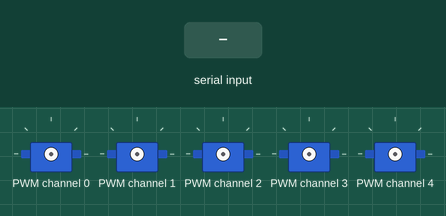
Simulated run of this program. Board: Raspberry Pi (BCM pin numbers). Parts: 5 × servo. The inputs (shaded band) are chosen by the test bench. What the program prints to the terminal is not drawn.

Above: at 1.2 s.
1.3 s: "q" typed at the terminal, then Enter
2.8 s: "ok" typed at the terminal, then Enter
4.3 s: "s" typed at the terminal, then Enter
5.8 s: "skip" typed at the terminal, then Enter
7.3 s: "5" typed at the terminal, then Enter
At 8.0 s:
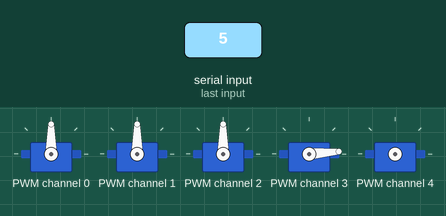
8.8 s: "ok" typed at the terminal, then Enter
Timing chart, 0 to 11.3 s (numbered marks = the images above; inputs shaded):
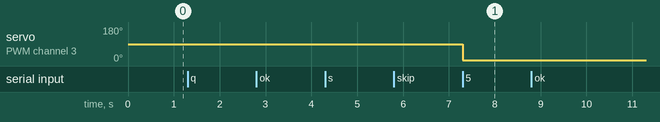

The program:

find_neutrals.py
```python
"""
find_neutrals.py
================
Her bacagin hip ve knee servosu icin "stand pose" notr aci bulma rutini.

NE YAPAR:
    Her 8 servoyu sirayla acar, sen "+" / "-" tuslariyla bacak
    DIK ve DENGELI duruncaya kadar ayarlarsin. Buldugun degerleri
    config.py'deki SERVO_CENTER'a kopyalayabilirsin.

KULLANIM:
    1. Robot bir destege yaslanmis veya askida olsun (yere temas etmesin)
    2. python find_neutrals.py
    3. Her servo icin:
        - Servo SERVO_CENTER'daki mevcut degere gider
        - Sen tuslarla ayarlarsin:
            + veya =   -> +1 derece
            -          -> -1 derece
            ++         -> +5 derece
            --         -> -5 derece
            ok / Enter -> bu deger kabul, sonraki servoya gec
            skip       -> bu servoyu atla, eskisi kalsin
            q          -> cikis, buraya kadar bulduklarini yazdir

ONERILEN BASLANGIC POZISYONU (stand pose):
    HIP servo  : bacak dik asagi baksin (femur dikine inde)
    KNEE servo : tibia femure 90 derecede olsun (klasik stand)

CIKTI:
    Tum servolar gezildikten sonra ekrana config.py icin yapistirilacak
    format'ta SERVO_CENTER bloku basilir.
"""

import sys

import config
from adafruit_servokit import ServoKit


def main():
    print("=" * 70)
    print(" SERVO NOTR BULMA")
    print("=" * 70)
    print()
    print(" Her servo icin tuslar:")
    print("   +  =>  +1 derece")
    print("   ++ =>  +5 derece")
    print("   -  =>  -1 derece")
    print("   -- =>  -5 derece")
    print("   <sayi>  =>  o aciya direkt git (orn: 95)")
    print("   ok  veya Enter  =>  bu deger kabul, sonraki servoya gec")
    print("   skip => bu servoyu atla")
    print("   q   =>  cikis, buraya kadarini bas")
    print()
    print(" ROBOT ASKIDA OLSUN. Bacaklar yere basmasin.")
    print("=" * 70)
    print()

    input("Hazirsan Enter'a bas... ")

    # PCA9685
    try:
        kit = ServoKit(channels=16, address=config.PCA9685_I2C_ADDRESS)
    except Exception as exc:
        print(f"HATA: PCA9685 baglantisi: {exc}")
        return 1

    # Servo kanallarini hazirla
    for leg in range(config.NUM_LEGS):
        for joint in range(config.NUM_JOINTS):
            ch = config.SERVO_CHANNELS[leg][joint]
            kit.servo[ch].set_pulse_width_range(
                config.SERVO_PULSE_MIN_US,
                config.SERVO_PULSE_MAX_US,
            )
            kit.servo[ch].actuation_range = int(config.SERVO_RANGE_DEG)

    # Mevcut SERVO_CENTER degerlerinden basla
    found = {}
    for leg in range(config.NUM_LEGS):
        found[leg] = {}
        for joint in range(config.NUM_JOINTS):
            found[leg][joint] = config.SERVO_CENTER[leg][joint]

    # Her bacak/eklem icin tek tek
    leg_order = [config.LEG_RF, config.LEG_RH, config.LEG_LH, config.LEG_LF]
    joint_order = [config.JOINT_HIP, config.JOINT_KNEE]

    quit_requested = False

    for leg in leg_order:
        if quit_requested:
            break
        for joint in joint_order:
            if quit_requested:
                break

            leg_name = config.LEG_NAMES[leg]
            joint_name = "HIP" if joint == config.JOINT_HIP else "KNEE"
            channel = config.SERVO_CHANNELS[leg][joint]
            angle = found[leg][joint]

            print()
            print("=" * 70)
            print(f"  Sira: {leg_name}-{joint_name}  (kanal {channel})")
            print(f"  Baslangic aci: {angle:.1f} derece")
            print("=" * 70)

            # Servoyu mevcut acya getir
            kit.servo[channel].angle = clamp(angle, 0.0, 180.0)
            print(f"  Servo {angle:.1f} dereceye gitti.")
            print()
            if joint == config.JOINT_HIP:
                print("  HEDEF: femur (ust bacak) govdeden dik asagi baksin")
            else:
                print("  HEDEF: tibia (alt bacak) femure 90 derecede,")
                print("         ayak ucu dogrudan altta olsun")
            print()

            while True:
                try:
                    cmd = input(f"  [{leg_name}-{joint_name} @ {angle:.1f}] > ").strip().lower()
                except (EOFError, KeyboardInterrupt):
                    quit_requested = True
                    break

                if cmd in ("q", "quit"):
                    quit_requested = True
                    break

                if cmd in ("ok", "", "n", "next"):
                    found[leg][joint] = angle
                    print(f"  ✓ {leg_name}-{joint_name} = {angle:.1f} kaydedildi")
                    break

                if cmd in ("skip", "s"):
                    print(f"  → {leg_name}-{joint_name} atlandi, eski deger: {found[leg][joint]:.1f}")
                    break

                # Delta komutlari
                if cmd == "+" or cmd == "=":
                    angle = clamp(angle + 1.0, 0.0, 180.0)
                elif cmd == "-":
                    angle = clamp(angle - 1.0, 0.0, 180.0)
                elif cmd == "++":
                    angle = clamp(angle + 5.0, 0.0, 180.0)
                elif cmd == "--":
                    angle = clamp(angle - 5.0, 0.0, 180.0)
                else:
                    # Sayisal mutlak deger?
                    try:
                        new_angle = float(cmd)
                        angle = clamp(new_angle, 0.0, 180.0)
                    except ValueError:
                        print("  Komut anlasilmadi. + - ++ -- ok skip q veya sayi")
                        continue

                kit.servo[channel].angle = angle
                print(f"  → {angle:.1f} derece")

    # Cikti: config.py'ye yapistirilacak format
    print()
    print("=" * 70)
    print(" SONUCLAR")
    print("=" * 70)
    print()
    print("Bunu config.py'deki SERVO_CENTER blokunun yerine yapistir:")
    print()
    print("SERVO_CENTER = {")
    for leg in leg_order:
        leg_name = config.LEG_NAMES[leg]
        hip = found[leg][config.JOINT_HIP]
        knee = found[leg][config.JOINT_KNEE]
        print(f"    LEG_{leg_name}: {{JOINT_HIP: {hip:.1f}, JOINT_KNEE: {knee:.1f}}},  # {leg_name}")
    print("}")
    print()

    # Servolari serbest birak
    print("Servolar serbest birakiliyor...")
    for leg in range(config.NUM_LEGS):
        for joint in range(config.NUM_JOINTS):
            ch = config.SERVO_CHANNELS[leg][joint]
            try:
                kit.servo[ch].angle = None
            except Exception:
                pass

    print("Bitti.")
    return 0


def clamp(value, lower, upper):
    if value < lower:
        return lower
    if value > upper:
        return upper
    return value


if __name__ == "__main__":
    sys.exit(main())
```

config.py
```python
"""
config.py - BUYUK KOPEK (1.8x olcek)
=====================================
Borutay quadruped robot - merkezi konfigurasyon.
Tum sabitler burada, diger dosyalar bunu import eder.

BASKI %180 (1.8x) BUYUTULDU: tum mm degerleri eski config x 1.8.
Acilar ve IK matematigi AYNI (geometrik benzerlik - ucgen buyuyunce
acilari degismez). Sadece uzunluk/yukseklik/adim degerleri olceklendi.
"""

# =============================================================================
# BACAK GEOMETRISI (mm) - 1.8x olcek
# =============================================================================
# Eski STL olculeri x 1.8
FEMUR_LENGTH = 190.46       # ust bacak (eski 105.81 x 1.8)
TIBIA_LENGTH = 159.53       # alt bacak (eski  88.63 x 1.8)

# Govde geometrisi (mm) - 1.8x
BODY_LENGTH = 396.0         # on hip ile arka hip arasi (eski 220 x 1.8)
BODY_WIDTH = 198.0          # sol hip ile sag hip arasi (eski 110 x 1.8)
BODY_STAND_HEIGHT = 288.0   # ayak ucundan govde tabanina (eski 160 x 1.8)
BODY_IDLE_HEIGHT = 234.0    # cromelmis poz (eski 130 x 1.8)

# =============================================================================
# BACAK INDEKSLEME
# =============================================================================
LEG_RF = 0  # Right Front  (Sag On)
LEG_RH = 1  # Right Hind   (Sag Arka)
LEG_LH = 2  # Left Hind    (Sol Arka)
LEG_LF = 3  # Left Front   (Sol On)
NUM_LEGS = 4
LEG_NAMES = ["RF", "RH", "LH", "LF"]


def is_front_leg(leg):
    """Bacak on bacak mi?"""
    return leg == LEG_RF or leg == LEG_LF


def is_right_leg(leg):
    """Bacak sag bacak mi?"""
    return leg == LEG_RF or leg == LEG_RH


# =============================================================================
# EKLEM INDEKSLEME
# =============================================================================
JOINT_HIP = 0   # ust eklem (kalca)
JOINT_KNEE = 1  # alt eklem (diz)
NUM_JOINTS = 2  # her bacakta 2 servo (2-DOF)

# Eklem aci limitleri (derece) - IK hesabi icin
HIP_MIN_DEG = -65.0
HIP_MAX_DEG = +65.0
KNEE_MIN_DEG = -120.0
KNEE_MAX_DEG = +10.0

# =============================================================================
# SERVO CHANNEL MAPPING (PCA9685)
# =============================================================================
# Her bacagin (hip_channel, knee_channel) PCA9685 kanal numarasi.
SERVO_CHANNELS = {
    LEG_RF: (0, 1),   # Sag On  : hip=0, knee=1
    LEG_RH: (2, 3),   # Sag Arka: hip=2, knee=3
    LEG_LH: (4, 5),   # Sol Arka: hip=4, knee=5
    LEG_LF: (6, 7),   # Sol On  : hip=6, knee=7
}

# =============================================================================
# SERVO KALIBRASYON (her servo icin ayri ayarlanir)
# =============================================================================
# Mekanik nötr konumda servo'nun gerçek açi degeri (derece).
# 180-derece servo icin orta = 90. Horn'u 90'da takmadiysan burada ayarla.
#
# YENI BUYUK KOPEK MONTAJI: horn'lar yeni takiliyor. Once servo_kalibre.py
# ile 'all 90' yapip horn'lari stand pozisyonunda tak, sonra find_neutrals.py
# ile ince ayar yapip cikan degerleri buraya yapistir.
#
# Baslangic olarak hepsi 90 (yeni montaj icin notr). Kalibrasyon sonrasi
# guncellenecek.
SERVO_CENTER = {
    LEG_RF: {JOINT_HIP: 90.0, JOINT_KNEE: 90.0},
    LEG_RH: {JOINT_HIP: 90.0, JOINT_KNEE: 90.0},
    LEG_LH: {JOINT_HIP: 90.0, JOINT_KNEE: 90.0},
    LEG_LF: {JOINT_HIP: 90.0, JOINT_KNEE: 90.0},
}

# Servo donus yonu: +1 normal, -1 ters.
# Sol bacaklar genelde sag bacaklarin aynasi oldugu icin ters donmesi gerekir.
SERVO_DIRECTION = {
    LEG_RF: {JOINT_HIP: +1, JOINT_KNEE: +1},
    LEG_RH: {JOINT_HIP: +1, JOINT_KNEE: +1},
    LEG_LH: {JOINT_HIP: -1, JOINT_KNEE: -1},
    LEG_LF: {JOINT_HIP: -1, JOINT_KNEE: -1},
}

# Horn'u takarken olusan kucuk mekanik kayma icin offset (derece).
# Kalibrasyon sirasinda her bacak icin elle ayarlanir.
SERVO_OFFSET = {
    LEG_RF: {JOINT_HIP: 0.0, JOINT_KNEE: 0.0},
    LEG_RH: {JOINT_HIP: 0.0, JOINT_KNEE: 0.0},
    LEG_LH: {JOINT_HIP: 0.0, JOINT_KNEE: 0.0},
    LEG_LF: {JOINT_HIP: 0.0, JOINT_KNEE: 0.0},
}

# =============================================================================
# PCA9685 + SERVO PARAMETRELERI
# =============================================================================
# DS3235 standart hobby PWM: 500-2500 us pulse, 50 Hz frame.
PCA9685_I2C_ADDRESS = 0x40       # varsayilan adres
PCA9685_FREQ_HZ = 50              # servo refresh rate

SERVO_PULSE_MIN_US = 500          # bir uca karsilik gelir
SERVO_PULSE_MAX_US = 2500         # diger uca karsilik gelir
SERVO_RANGE_DEG = 180.0           # DS3235 180-derece versiyon

# Servo komut acisi guvenlik sinirlari (PCA9685'e gonderilen)
SERVO_MIN_ANGLE_DEG = 0.0
SERVO_MAX_ANGLE_DEG = 180.0

# =============================================================================
# KONTROL DONGUSU
# =============================================================================
CONTROL_LOOP_HZ = 50
CONTROL_LOOP_DT = 1.0 / CONTROL_LOOP_HZ  # = 0.02 s

# =============================================================================
# GAIT (YURUYUS) PARAMETRELERI - 1.8x olcek
# =============================================================================
GAIT_STEP_LENGTH_X = 108.0   # mm, bir adimda ayak ne kadar ileri-geri (eski 60 x 1.8)
GAIT_STEP_HEIGHT_Z = 72.0    # mm, swing sirasinda ayak ne kadar yukseliyor (eski 40 x 1.8)
GAIT_PERIOD_S = 0.9          # saniye, tam cycle suresi (eski 0.75 -> buyuk kutle
                             # icin biraz yavaslatildi; testte 0.8-1.1 dene)

# =============================================================================
# PID PARAMETRELERI (IMU gelince kullanilacak)
# =============================================================================
BALANCE_PITCH_KP = 0.8
BALANCE_PITCH_KI = 0.0
BALANCE_PITCH_KD = 0.05

BALANCE_ROLL_KP = 0.8
BALANCE_ROLL_KI = 0.0
BALANCE_ROLL_KD = 0.05

BALANCE_CORRECTION_LIMIT_MM = 18.0    # eski 10 x 1.8
BALANCE_DEADBAND_DEG = 0.5
COMPLEMENTARY_ALPHA = 0.98

# IMU I2C ayarlari
IMU_I2C_BUS = 1
MPU6050_ADDR = 0x68
```

Measured:
- after the input at 7.3 s, servo on PWM channel 3: 90° → 5° at once
